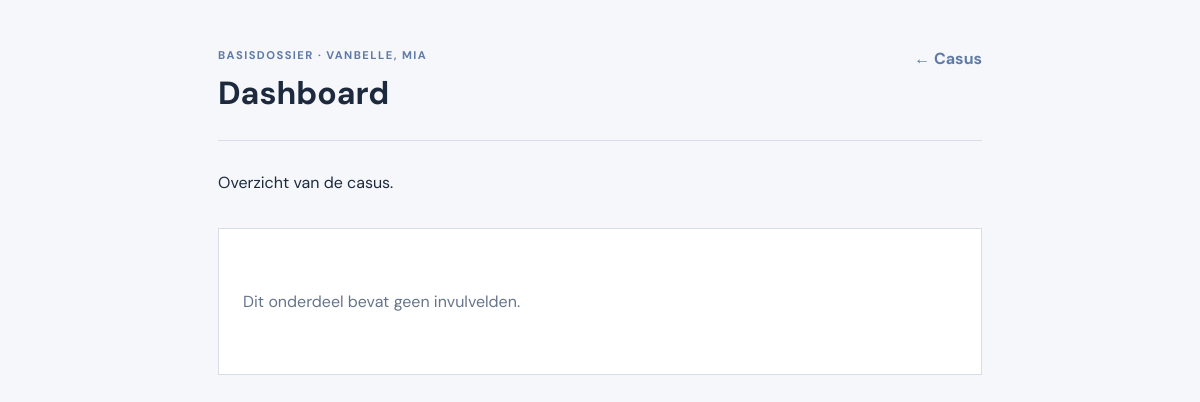
/docent/casus/1/module/1/ (signed in), run on the app's committed database.
### dossier/models.py (models this page shows, shortened)
class Case(models.Model):
    class Status(models.TextChoices):
        DRAFT = "draft", "Concept"
        PUBLISHED = "published", "Gepubliceerd"
        ARCHIVED = "archived", "Gearchiveerd"
    title = models.CharField(max_length=180)
    patient = models.OneToOneField(Patient, on_delete=models.PROTECT, related_name="case")
    course = models.CharField(max_length=180)
    introduction = models.TextField(blank=True)
    learning_objectives = models.TextField(blank=True)
    status = models.CharField(max_length=20, choices=Status.choices, default=Status.DRAFT)
    published_at = models.DateTimeField(null=True, blank=True)
    archived_at = models.DateTimeField(null=True, blank=True)
    created_by = models.ForeignKey(
        settings.AUTH_USER_MODEL,
        on_delete=models.PROTECT,
        related_name="created_cases",
        null=True,
        blank=True,
    )
    created_at = models.DateTimeField(default=timezone.now, editable=False)
    updated_at = models.DateTimeField(default=timezone.now)
    class Meta:
        ordering = ["-updated_at"]
    @property
    def published(self):
        return self.status == self.Status.PUBLISHED

class Patient(models.Model):
    class Gender(models.TextChoices):
        FEMALE = "female", "Vrouw"
        MALE = "male", "Man"
        OTHER = "other", "Anders"
        UNKNOWN = "unknown", "Niet gespecificeerd"
    name = models.CharField(max_length=120)
    reference = models.CharField(max_length=40, unique=True)
    birth_date = models.DateField(null=True, blank=True)
    gender = models.CharField(
        max_length=20, choices=Gender.choices, default=Gender.UNKNOWN, blank=True
    )
    image = models.CharField(max_length=240, blank=True)
    context = models.CharField(max_length=280, blank=True)
    created_by = models.ForeignKey(
        settings.AUTH_USER_MODEL,
        on_delete=models.PROTECT,
        related_name="created_patients",
        null=True,
        blank=True,
    )
    created_at = models.DateTimeField(default=timezone.now, editable=False)
    updated_at = models.DateTimeField(default=timezone.now)
    class Meta:
        ordering = ["name"]

class Module(models.Model):
    class Kind(models.TextChoices):
        INFORMATION = "information", "Informatie"
        FORM = "form", "Formulier"
        QUESTIONNAIRE = "questionnaire", "Vragenlijst"
        MATRIX = "matrix", "Matrix"
        NOTES = "notes", "Vrije notities"
    case = models.ForeignKey(Case, on_delete=models.CASCADE, related_name="modules")
    title = models.CharField(max_length=180)
    kind = models.CharField(max_length=24, choices=Kind.choices, default=Kind.FORM)
    instructions = models.TextField(blank=True)
    configuration = models.JSONField(default=dict, blank=True)
    base_data = models.JSONField(default=dict, blank=True)
    position = models.PositiveIntegerField(default=0)
    source_template = models.ForeignKey(
        LibraryTemplate,
        on_delete=models.SET_NULL,
        related_name="case_copies",
        null=True,
        blank=True,
    )
    source_template_version = models.PositiveIntegerField(null=True, blank=True)
    class Meta:
        ordering = ["position", "id"]

### dossier/views.py (the view, shortened to what this page needs)
# urls.py: path("docent/casus/<int:case_id>/module/<int:module_id>/", views.teacher_module, name="teacher_module"),
@login_required
def teacher_module(request, case_id, module_id):
    require_teacher(request.user)
    case = editable_case(request.user, case_id)
    module = get_object_or_404(case.modules.prefetch_related("fields"), id=module_id)
    schema = module_schema(module)
    return render(request, "dossier/teacher_base_module.html", {
        "case": case, "module": module,
        "fields": prepare_schema_fields(schema, module.base_data),
    })

### dossier/context_processors.py (called while the page is built)
def platform_settings(request):
    return {"oidc_enabled": settings.OIDC_ENABLED}

### dossier/services.py (called while the page is built, shortened)
def legacy_schema(module):
    if module.kind == Module.Kind.NOTES:
        return [{
            "label": "Notities", "key": "content", "type": "long_text",
            "help_text": "", "required": False, "position": 0,
            "options": [], "rows": [], "columns": [],
        }]
    return []

def module_schema(module):
    fields = list(module.fields.all())
    return [field.as_schema() for field in fields] if fields else legacy_schema(module)

### dossier/views.py (called while the page is built, shortened)
def user_role(user):
    if user.is_superuser or user.is_staff:
        return Profile.Role.ADMIN
    return getattr(getattr(user, "epd_profile", None), "role", Profile.Role.STUDENT)

def is_teacher(user):
    return user_role(user) in {Profile.Role.TEACHER, Profile.Role.ADMIN}

def is_admin(user):
    return user_role(user) == Profile.Role.ADMIN

def require_teacher(user):
    if not is_teacher(user):
        raise PermissionDenied

def teacher_cases(user):
    cases = Case.objects.select_related("patient", "created_by").prefetch_related(
        "modules__fields", "assignments", "student_cases__student"
    )
    return cases if is_admin(user) else cases.filter(created_by=user)

def editable_case(user, case_id):
    return get_object_or_404(teacher_cases(user), id=case_id)

def prepare_schema_fields(schema, data):
    prepared = []
    return prepared

### templates/dossier/teacher_base_module.html (shortened to what this page needs)
{% extends 'base.html' %}
{% block content %}
<main class="teacher-shell narrow"><header class="page-bar"><div><p class="eyebrow">Basisdossier · {{ case.patient.name }}</p><h1>{{ module.title }}</h1></div><a class="back" href="{% url 'dossier:teacher_case' case.id %}">← Casus</a></header>
  {% if module.instructions %}<div class="module-instructions">{{ module.instructions|linebreaks }}</div>{% endif %}
  <form method="post" class="module-form base-dossier-form">{% include 'dossier/_dynamic_fields.html' with locked=False %}</form>
</main>
{% endblock %}

### static/epd.css (style rules this page uses)
:root { --blue:#607aa6;--blue-dark:#526d9c;--ink:#1d2a3e;--muted:#66748b;--line:#d8dee8;--red:#f1322e;--orange:#f47721 }
* { box-sizing:border-box }
body { margin:0;color:var(--ink);font-family:'DM Sans',Arial,sans-serif;background:#f5f7fb }
.eyebrow { color:var(--blue);font-size:.7rem;font-weight:700;letter-spacing:.13em;text-transform:uppercase;margin:0 0 10px }
.back { color:var(--blue);font-weight:700;text-decoration:none;white-space:nowrap }
.page-bar { display:flex;justify-content:space-between;align-items:flex-start;gap:24px }
.page-bar h1 { margin:0 }
.answer-form,.module-form { display:grid;gap:12px;margin-top:32px }
.module-instructions { max-width:760px;line-height:1.55 }
.teacher-shell { max-width:1180px;margin:0 auto;padding:48px 28px }
.teacher-shell.narrow { max-width:820px }
.teacher-shell>.page-bar { border-bottom:1px solid var(--line);padding-bottom:26px;margin-bottom:30px }
.base-dossier-form { background:#fff;border:1px solid var(--line);padding:24px }

### data on the page
Case: patient.name "VANBELLE, MIA"
Module: title "Dashboard", instructions "Overzicht van de casus."
